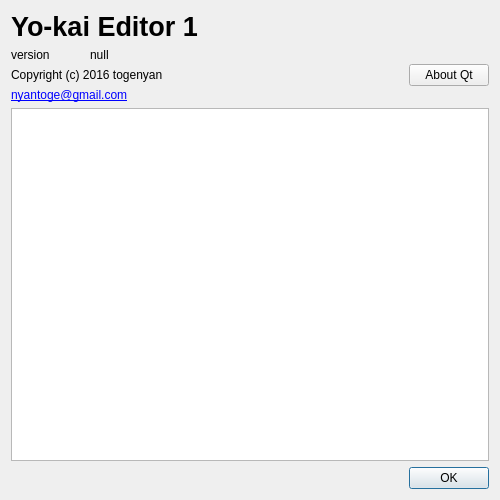
<?xml version="1.0" encoding="UTF-8"?>
<ui version="4.0">
 <class>Version_Dialog</class>
 <widget class="QDialog" name="Version_Dialog">
  <property name="geometry">
   <rect>
    <x>0</x>
    <y>0</y>
    <width>500</width>
    <height>500</height>
   </rect>
  </property>
  <property name="windowTitle">
   <string>Version information</string>
  </property>
  <layout class="QVBoxLayout" name="verticalLayout_2">
   <item>
    <layout class="QVBoxLayout" name="verticalLayout">
     <item>
      <widget class="QLabel" name="label">
       <property name="font">
        <font>
         <pointsize>20</pointsize>
         <weight>75</weight>
         <bold>true</bold>
        </font>
       </property>
       <property name="text">
        <string notr="true" extracomment="Title of application. Do not change.">Yo-kai Editor 1</string>
       </property>
      </widget>
     </item>
     <item>
      <layout class="QHBoxLayout" name="horizontalLayout"/>
     </item>
     <item>
      <layout class="QHBoxLayout" name="horizontalLayout_2">
       <item>
        <layout class="QVBoxLayout" name="verticalLayout_3">
         <item>
          <layout class="QHBoxLayout" name="horizontalLayout_3">
           <item>
            <widget class="QLabel" name="label_2">
             <property name="text">
              <string>version</string>
             </property>
            </widget>
           </item>
           <item>
            <widget class="QLabel" name="version">
             <property name="text">
              <string notr="true">null</string>
             </property>
            </widget>
           </item>
          </layout>
         </item>
         <item>
          <widget class="QLabel" name="label_4">
           <property name="text">
            <string>Copyright (c) 2016 togenyan</string>
           </property>
          </widget>
         </item>
         <item>
          <widget class="QLabel" name="label_5">
           <property name="text">
            <string>&lt;a href=&quot;mailto:nyantoge@gmail.com&quot;&gt;nyantoge@gmail.com&lt;/a&gt;</string>
           </property>
           <property name="textFormat">
            <enum>Qt::RichText</enum>
           </property>
           <property name="alignment">
            <set>Qt::AlignLeading|Qt::AlignLeft|Qt::AlignVCenter</set>
           </property>
           <property name="openExternalLinks">
            <bool>true</bool>
           </property>
          </widget>
         </item>
        </layout>
       </item>
       <item>
        <spacer name="horizontalSpacer_2">
         <property name="orientation">
          <enum>Qt::Horizontal</enum>
         </property>
         <property name="sizeHint" stdset="0">
          <size>
           <width>40</width>
           <height>20</height>
          </size>
         </property>
        </spacer>
       </item>
       <item>
        <widget class="QPushButton" name="aboutQtButton">
         <property name="text">
          <string>About Qt</string>
         </property>
        </widget>
       </item>
      </layout>
     </item>
     <item>
      <widget class="QTextBrowser" name="licenceInfo"/>
     </item>
    </layout>
   </item>
   <item>
    <widget class="QDialogButtonBox" name="buttonBox">
     <property name="orientation">
      <enum>Qt::Horizontal</enum>
     </property>
     <property name="standardButtons">
      <set>QDialogButtonBox::Ok</set>
     </property>
    </widget>
   </item>
  </layout>
 </widget>
 <resources/>
 <connections>
  <connection>
   <sender>buttonBox</sender>
   <signal>accepted()</signal>
   <receiver>Version_Dialog</receiver>
   <slot>accept()</slot>
   <hints>
    <hint type="sourcelabel">
     <x>248</x>
     <y>254</y>
    </hint>
    <hint type="destinationlabel">
     <x>157</x>
     <y>274</y>
    </hint>
   </hints>
  </connection>
  <connection>
   <sender>buttonBox</sender>
   <signal>rejected()</signal>
   <receiver>Version_Dialog</receiver>
   <slot>reject()</slot>
   <hints>
    <hint type="sourcelabel">
     <x>316</x>
     <y>260</y>
    </hint>
    <hint type="destinationlabel">
     <x>286</x>
     <y>274</y>
    </hint>
   </hints>
  </connection>
 </connections>
</ui>
